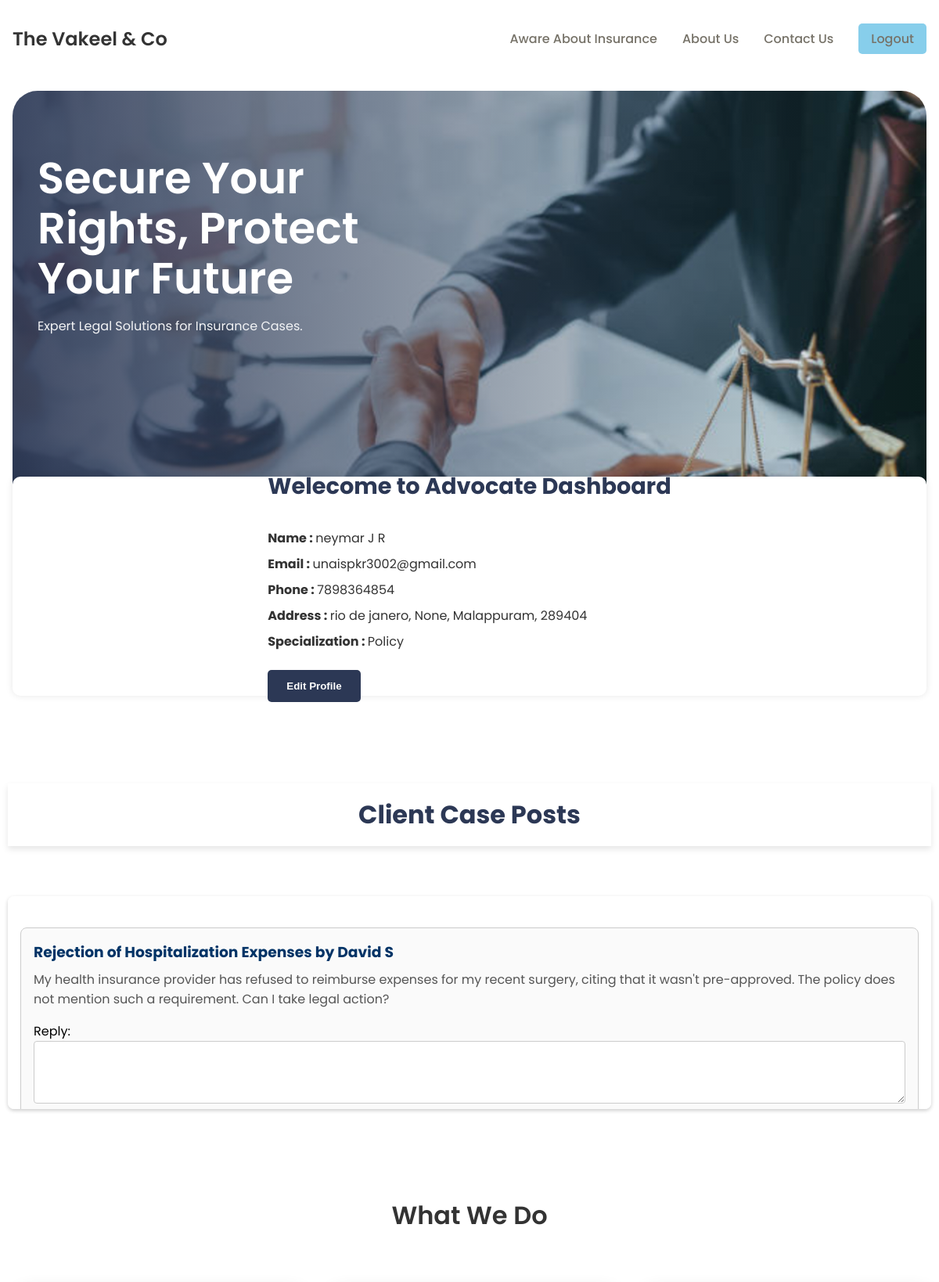
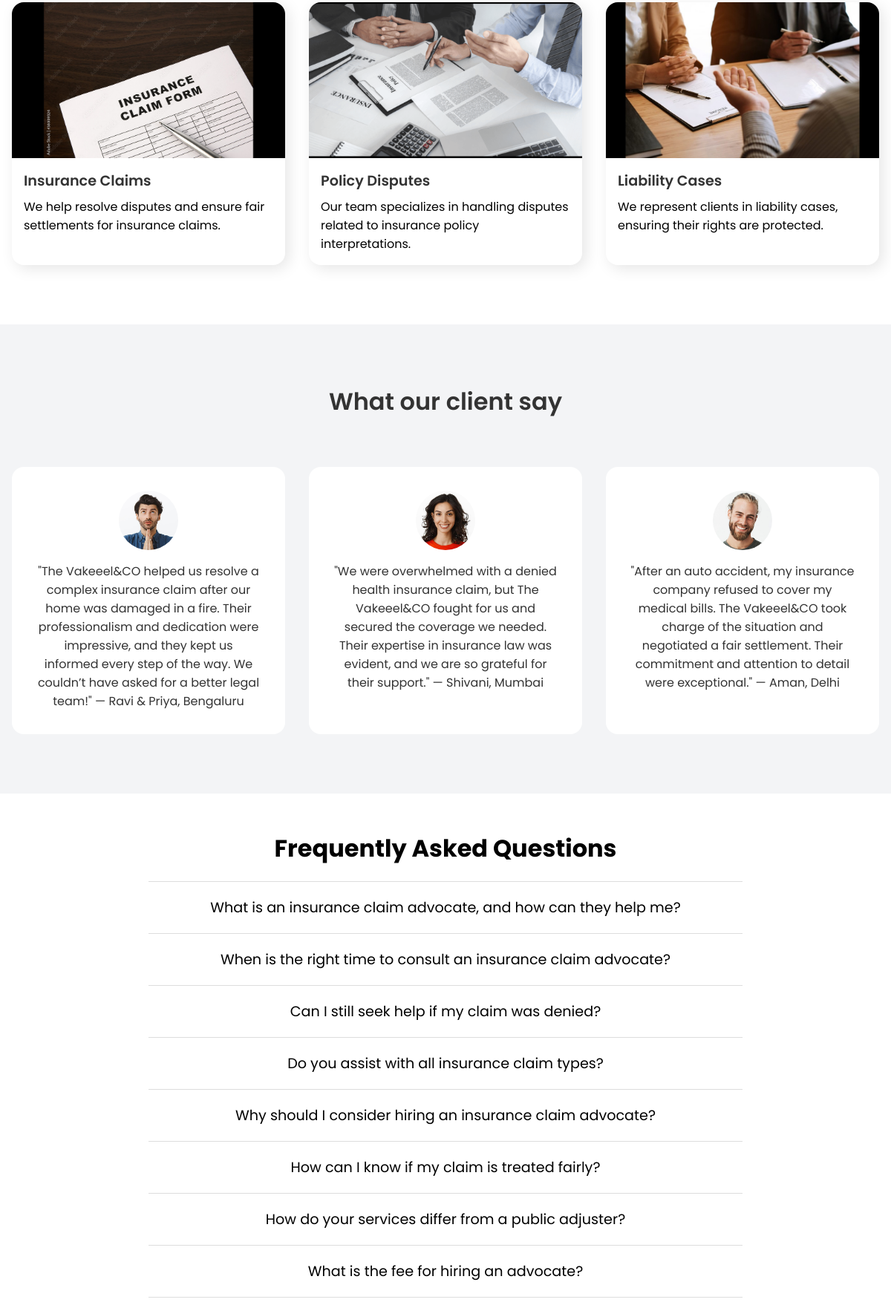
The page /advocate_dashboard (signed in, upper part) on the database its author committed (2 pictures, top to bottom).
### tables this page shows
CREATE TABLE advocate (
        adv_id INTEGER PRIMARY KEY AUTOINCREMENT,
        first_name TEXT NOT NULL,
        middle_name TEXT,
        last_name TEXT NOT NULL,
        email TEXT NOT NULL UNIQUE,
        account_type TEXT NOT NULL,
        password TEXT NOT NULL,
        phone INTEGER,
        address_line TEXT ,
        address_line2 TEXT,
        city TEXT ,
        pincode INTEGER ,
        specialization TEXT 
    );

CREATE TABLE client_posts (
            post_id INTEGER PRIMARY KEY AUTOINCREMENT,
            client_id INTEGER,
            case_title TEXT NOT NULL,
            case_description TEXT NOT NULL,
            reply_text TEXT,
            replied_by_adv_id INTEGER,
            reply_date TIMESTAMP DEFAULT CURRENT_TIMESTAMP,
            created_at TIMESTAMP DEFAULT CURRENT_TIMESTAMP, city TEXT,
            FOREIGN KEY(client_id) REFERENCES client(client_id),
            FOREIGN KEY(replied_by_adv_id) REFERENCES advocate(adv_id)
        );

CREATE TABLE client (
        client_id INTEGER PRIMARY KEY AUTOINCREMENT,
        first_name TEXT NOT NULL,
        middle_name TEXT,
        last_name TEXT NOT NULL,
        email TEXT NOT NULL UNIQUE,
        account_type TEXT NOT NULL,
        password TEXT NOT NULL,
        phone INTEGER,
        address_line TEXT,
        address_line2 TEXT,
        city TEXT ,
        pincode INTEGER 
    );

### app.py (the view)
@app.route('/advocate_dashboard')
def advocate_dashboard():
    if 'user_email' not in session or session.get('user_type') != 'advocate':
        flash('Please log in as an advocate to access this page.')
        return redirect(url_for('login'))
    conn = get_db_connection()
    advocate = conn.execute('SELECT * FROM advocate WHERE email = ?', (session['user_email'],)).fetchone()
    posts = conn.execute('''
        SELECT client_posts.post_id, client_posts.case_title, client_posts.case_description,
               client_posts.reply_text, client.first_name, client.last_name
        FROM client_posts
        JOIN client ON client_posts.client_id = client.client_id
    ''').fetchall()
    conn.close()
    return render_template('advocate_dashboard.html', advocate=advocate, posts=posts)

### app.py (called while the page is built)
def get_db_connection():
    conn = sqlite3.connect('database.db')
    conn.row_factory = sqlite3.Row
    return conn

### templates/advocate_dashboard.html (shortened to what this page needs)
<!DOCTYPE html>
<html lang="en">
  <head>
    <link
      href="https://cdn.jsdelivr.net/npm/remixicon@3.4.0/fonts/remixicon.css"
      rel="stylesheet"
    />
  </head>
  <body>
    <nav>
      <div class="nav__logo"><span>The Vakeel & Co</span>
      </div>
      <ul class="nav__links">
        <li class="link"><a href="{{ url_for('insure') }}">Aware About Insurance</a></li>
        <li class="link"><a href="#">About Us</a></li>
        <li class="link"><a href="#">Contact Us</a></li>
        <li class="link"><a href="{{ url_for('login') }}" class="btn-login">Logout</a></li>
      </ul>
    </nav>
    <header class="section__container header__container">
      <div class="header__image__container">
        <div class="header__content">
          <h1>Secure Your Rights, Protect Your Future</h1>
          <p>Expert Legal Solutions for Insurance Cases.</p>
        </div>
        <div class="small__container">
            <div class="profile__section">
                <h2>Welecome to Advocate Dashboard</h2>
                <div class="profile__details">
                    <div class="profile__info">
                        <p><strong>Name           :   </strong> {{ advocate['first_name'] }} {{ advocate['middle_name'] }} {{ advocate['last_name'] }}</p>
                        <p><strong>Email          :   </strong> {{ advocate['email'] }}</p>
                        <p><strong>Phone          :   </strong> {{ advocate['phone'] }}</p>
                        <p><strong>Address        :   </strong> {{ advocate['address_line'] }}, {{ advocate['address_line2'] }}, {{ advocate['city'] }}, {{ advocate['pincode'] }}</p>
                        <p><strong>Specialization :   </strong> {{ advocate['specialization'] }}</p>
                    </div>
                </div>
                <button class="btn-edit" onclick="window.location.href='{{url_for('edit_adv')}}'">Edit Profile</button>
            </div>
        </div>
    </header>
    <div class="full-screen-container">
        <header class="header-container">
          <h1>Client Case Posts</h1>
        </header>
        <section class="posts-section">
          {% for post in posts %}
            <div class="post-container">
              <h3>{{ post['case_title'] }} by {{ post['first_name'] }} {{ post['last_name'] }}</h3>
              <p>{{ post['case_description'] }}</p>
              <form action="{{ url_for('reply_post', post_id=post['post_id']) }}" method="POST" class="reply-form">
                <label for="reply_text">Reply:</label><br>
                <textarea name="reply_text" id="reply_text" required></textarea><br><br>
              </form>
            </div>
          {% endfor %}
        </section>
      </div>
    <section class="section__container services__container">
        <h2 class="section__header">What We Do</h2>
        <div class="services__grid">
          <div class="services__card">
            <img src="{{ url_for('static', filename='images/insurance-claims.jpg') }}" alt="Example Image">
            <div class="services__content">
              <div class="services__card__header">
                <h4>Insurance Claims</h4>
              </div>
              <p>We help resolve disputes and ensure fair settlements for insurance claims.</p>
            </div>
          </div>
          <div class="services__card">
            <img src="{{ url_for('static', filename='images/policy-disputes.png') }}" alt="Example Image">
            <div class="services__content">
              <div class="services__card__header">
                <h4>Policy Disputes</h4>
              </div>
              <p>Our team specializes in handling disputes related to insurance policy interpretations.</p>
            </div>
          </div>
          <div class="services__card">
            <img src="{{ url_for('static', filename='images/liability-cases.jpg') }}" alt="Example Image">
            <div class="services__content">
              <div class="services__card__header">
                <h4>Liability Cases</h4>
              </div>
              <p>We represent clients in liability cases, ensuring their rights are protected.</p>
            </div>
          </div>
        </div>
      </section>
    <section class="client">
      <div class="section__container client__container">
        <h2 class="section__header">What our client say</h2>
        <div class="client__grid">
          <div class="client__card">
            <img src="{{ url_for('static', filename='images/client-1.jpg') }}" alt="Example Image">
            <p>
                "The Vakeeel&CO helped us resolve a complex insurance claim after our home was damaged in a fire. Their professionalism and dedication were impressive, and they kept us informed every step of the way. We couldn’t have asked for a better legal team!" — Ravi & Priya, Bengaluru
            </p>
          </div>
          <div class="client__card">
            <img src="{{ url_for('static', filename='images/client-2.jpg') }}" alt="Example Image">
            <p>
                "We were overwhelmed with a denied health insurance claim, but The Vakeeel&CO fought for us and secured the coverage we needed. Their expertise in insurance law was evident, and we are so grateful for their support." — Shivani, Mumbai
            </p>
          </div>
          <div class="client__card">
            <img src="{{ url_for('static', filename='images/client-3.jpg') }}" alt="Example Image">
            <p>
                "After an auto accident, my insurance company refused to cover my medical bills. The Vakeeel&CO took charge of the situation and negotiated a fair settlement. Their commitment and attention to detail were exceptional." — Aman, Delhi
            </p>
          </div>
        </div>
      </div>
    </section>
    <section class="faq-section">
      <h2>Frequently Asked Questions</h2>
      <div class="faq-container">
          <div class="faq">
              <h3 class="faq-question">What is an insurance claim advocate, and how can they help me?</h3>
          </div>
          <div class="faq">
              <h3 class="faq-question">When is the right time to consult an insurance claim advocate?</h3>
          </div>
          <div class="faq">
              <h3 class="faq-question">Can I still seek help if my claim was denied?</h3>
          </div>
          <div class="faq">
              <h3 class="faq-question">Do you assist with all insurance claim types?</h3>
          </div>
          <div class="faq">
              <h3 class="faq-question">Why should I consider hiring an insurance claim advocate?</h3>
          </div>
          <div class="faq">
              <h3 class="faq-question">How can I know if my claim is treated fairly?</h3>
          </div>
          <div class="faq">
              <h3 class="faq-question">How do your services differ from a public adjuster?</h3>
          </div>
          <div class="faq">
              <h3 class="faq-question">What is the fee for hiring an advocate?</h3>
          </div>
          <div class="faq">
              <h3 class="faq-question">How long will it take to resolve my claim?</h3>
          </div>
      </div>
  </section>
  </body>
</html>

### rows shown on the page
advocate: first_name "neymar", middle_name "J", last_name "R", email "unaispkr3002@gmail.com", phone "7898364854", address_line "rio de janero", address_line2 "None", city "Malappuram", pincode "289404", specialization "Policy"
client_posts: case_title "Rejection of Hospitalization Expenses", first_name "David", last_name "S", case_description "My health insurance provider has refused to reimburse expenses for my recent surgery, citing that it wasn't pre-approved. The policy does not mention such a requirement. Can I take legal action?"
